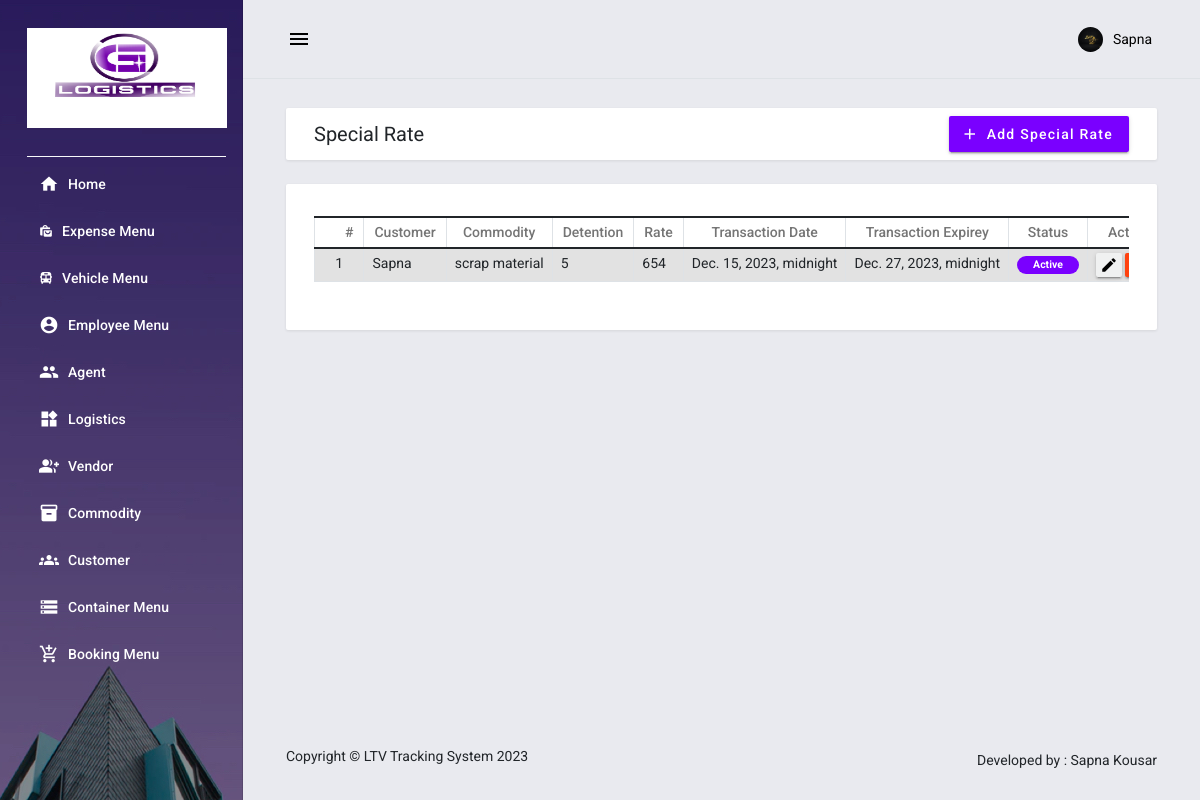
Page /spe (signed in) on the committed database.
### employee_information/models.py (models this page shows, shortened)
class Special_rate(models.Model):
    Commodity= models.ForeignKey(Commodity, on_delete=models.CASCADE)
    customer= models.ForeignKey(Customer, on_delete=models.CASCADE, default=0)
    agent= models.ForeignKey(Agent, on_delete=models.CASCADE)
    det= models.CharField(max_length=50)
    Pol= models.CharField(max_length=50)
    Pofd= models.CharField(max_length=50)
    Pol2= models.CharField(max_length=50)
    Pofd2= models.CharField(max_length=50)
    rate = models.IntegerField( default=1)
    ship= models.CharField(max_length=500)
    freight= models.ForeignKey(Freight_Category, on_delete=models.CASCADE)
    tra_date = models.DateTimeField(default=timezone.now)
    tan_exp = models.DateTimeField(default=timezone.now)
    status = models.IntegerField( max_length=20,default=1)
    date_updated = models.DateTimeField(auto_now=True)

class Customer(models.Model):
    name = models.CharField(max_length=100)
    email = models.EmailField()
    address = models.CharField(max_length=200)
    con = models.IntegerField(default=0)
    company_name = models.CharField(max_length=100,default=0)
    stamp = models.ImageField(upload_to='customer_images/', default=0)
    status = models.IntegerField(default=0)
    date_added = models.DateTimeField(default=timezone.now)
    date_updated = models.DateTimeField(auto_now=True)

class Commodity(models.Model):
    type= models.CharField(max_length=50)
    status = models.IntegerField(default=0)
    date_added = models.DateTimeField(default=timezone.now)
    date_updated = models.DateTimeField(auto_now=True)

### employee_information/views.py (the view)
# urls.py: path('spe', views.spe, name="spe-page"),
@login_required
def spe(request):
    Bok = Booking.objects.all()
    spe=Special_rate.objects.all()
    Com= Commodity.objects.all()
    Ves= Vessel.objects.all()
    Ag= Agent.objects.all()
    Con= Contract_owner.objects.all()
    freight= Freight_Category.objects.all()
    Car= Carrier.objects.all()
    Cust=Customer.objects.all()
    context = {
        'page_title':'Special Rate',
         "Spe" : spe,
        'Bok':Bok,
           "Com" : Com ,
        "Ves" : Ves ,
        "Ag" : Ag ,
        "Con" : Con ,
        "freight" : freight ,
        "Car" : Car ,
        "Cust" : Cust
    }
    return render(request, 'employee_information/special.html',context)

### employee_information/templates/employee_information/special.html (shortened to what this page needs)
{% extends "employee_information/base.html" %} {% block pageContent %}
<div class="mdc-layout-grid__cell stretch-card mdc-layout-grid__cell--span-12">
    <div class="mdc-card py-2">
        <div class="d-flex justify-content-between align-items-center">
            <h4 class="card-title mb-0">Special Rate</h4>
            <div class="text-start">
                <button class="mdc-button mdc-button--raised mdc-ripple-upgraded btn-sm" id="create_new"><i class="material-icons mdc-button__icon">add</i><span> Add Special Rate</span></button>
            </div>
        </div>
    </div>
</div>
<div class="mdc-layout-grid__cell stretch-card mdc-layout-grid__cell--span-12">
    <div class="mdc-card">
        <div class="table-responsive">
            <table class="table table-striped table-bordered">
                <colgroup>
                    <col width="3%">
                    <col width="15%">
                    <col width="15%">
                    <col width="15%">
                    <col width="15%">
                    <col width="15%">
                     <col width="15%">
                      <col width="15%">
                      <col width="20%">
                </colgroup>
                <thead>
                    <tr>
                        <th class="text-center py-1">#</th>
                        <th class="text-center py-1">Customer</th>
                        <th class="text-center py-1">Commodity</th>
                        <th class="text-center py-1">Detention </th>
                        <th class="text-center py-1">Rate</th>
                        <th class="text-center py-1">Transaction Date</th>
                        <th class="text-center py-1">Transaction Expirey </th>
                        <th class="text-center py-1">Status</th>
                        <th class="text-center py-1">Action</th>
                    </tr>
                </thead>
                <tbody>
                    {% for spe in Spe %}
                    <tr>
                        <td class="px-2 py-1 text-center">{{ forloop.counter }}</td>
                        <td class="px-2 py-1 text-start">{{ spe.customer.name}}</td>
                        <td class="px-2 py-1 text-start">{{ spe.Commodity.type}}</td>
                        <td class="px-2 py-1 text-start">{{ spe.det}}</td>
                        <td class="px-2 py-1 text-start">{{ spe.rate}}</td>
                        <td class="px-2 py-1 text-start">{{ spe.tra_date}}</td>
                        <td class="px-2 py-1 text-start">{{ spe.tan_exp}}</td>
                        <td class="px-2 py-1 text-center">
                            {% if spe.status == 1 %}
                            <span class="badge bg-primary rounded-pill px-3">Active</span> {% else %}
                            <span class="badge bg-secondary rounded-pill px-3">Inactive</span> {% endif %}
                        </td>
                        <td class="px-2 py-1 text-center">
                            <button class="mdc-button mdc-button--raised p-1 icon-button filled-button--light mdc-ripple-upgraded edit-data" type="button" data-id="{{ spe.pk }}" title="Edit">
                                <i class="material-icons mdc-button__icon">edit</i>
                            </button>
                            <button class="mdc-button mdc-button--raised p-1 icon-button filled-button--danger mdc-ripple-upgraded delete-data" type="button" data-id="{{ spe.pk }}" title="Delete">
                            </button>
                        </td>
                    </tr>
                    {% endfor %}
                </tbody>
            </table>
        </div>
    </div>
</div>
{% endblock pageContent %}

### employee_information/templates/employee_information/topNavigation.html (shortened to what this page needs)
{% load static %}
<header class="mdc-top-app-bar border-bottom shadow">
    <div class="mdc-top-app-bar__row">
        <div class="mdc-top-app-bar__section mdc-top-app-bar__section--align-start">
            <button class="material-icons mdc-top-app-bar__navigation-icon mdc-icon-button sidebar-toggler">menu</button>
        </div>
        <div class="mdc-top-app-bar__section mdc-top-app-bar__section--align-end mdc-top-app-bar__section-right">
            <div class="menu-button-container menu-profile d-none d-md-block">
                <button class="mdc-button mdc-menu-button">
                    <span class="d-flex align-items-center">
                    <span class="figure">
                        <img src="{% static 'employee_information/assets/material-admin/images/faces/S.png' %}" alt="user" class="user">
                    </span>
                    <span class="user-name">{{ user.first_name }}</span>
                    </span>
                </button>
            </div>
        </div>
    </div>
</header>

### static/employee_information/assets/default/css/style.css (style rules this page uses)
html, body { height: 100%; width: 100%; }

### rows in the picture
Special_rate: customer.name "Sapna", Commodity.type "scrap material", det "5", rate "654", tra_date "Dec. 15, 2023, midnight", tan_exp "Dec. 27, 2023, midnight", status "Active"

### other values in the picture
{{ user.first_name }} "Sapna"
